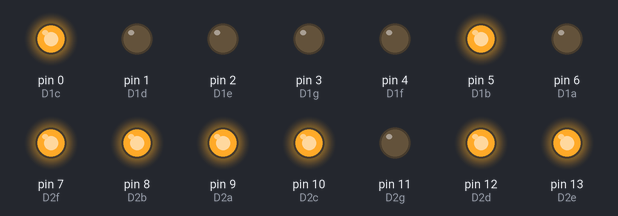
A sketch run on a simulated Arduino Uno, built with avr-gcc and run on an emulated ATmega328P. Parts: output pins drawn as LEDs (lit = HIGH).

Above: at 10.1 s.
At 13.1 s:
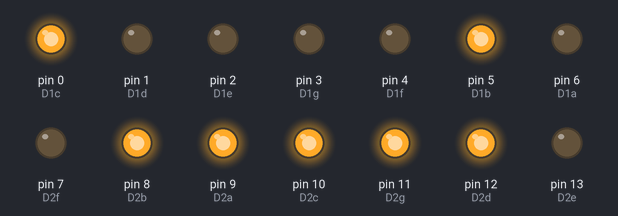
At 17.1 s:
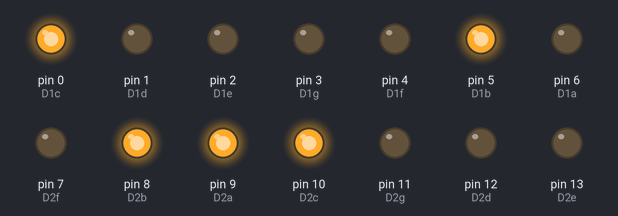
At 24.1 s:
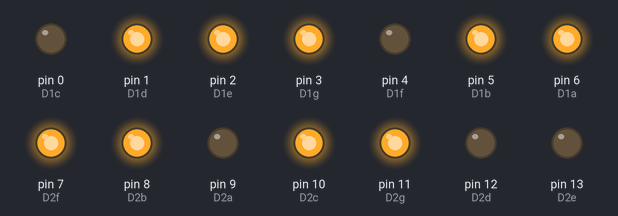
At 31.1 s:
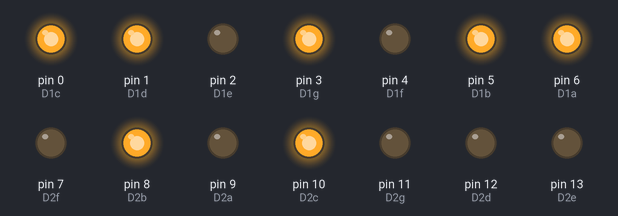
At 39.1 s:
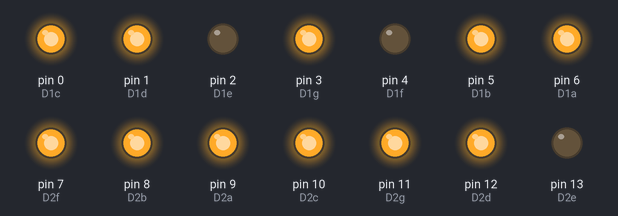
Timing chart, 0 to 40.0 s (numbered marks = the images above):
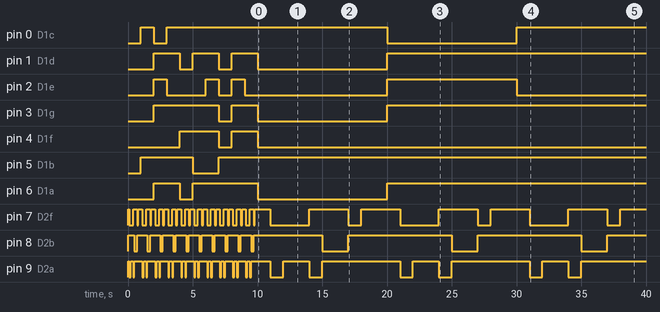

Measured:
- by itself, pin 0 (D1c): goes HIGH 1.0 s, LOW 1.0 s, HIGH 17.0 s, LOW 10.0 s, then HIGH
- by itself, pin 1 (D1d): repeats every 3.0 s: LOW 1.0 s, HIGH 2.0 s
- by itself, pin 2 (D1e): LOW → HIGH at 2.0 s, → LOW 1.0 s later, → HIGH 3.0 s later, → LOW 1.0 s later, … (8 changes in this stretch)
- by itself, pin 3 (D1g): goes HIGH 5.0 s, LOW 1.0 s, HIGH 2.0 s, LOW 10.0 s, then HIGH
- by itself, pin 4 (D1f): LOW → HIGH at 4.0 s, → LOW 3.0 s later, → HIGH 1.0 s later, → LOW 2.0 s later
- by itself, pin 5 (D1b): LOW → HIGH at 1.0 s, → LOW 4.0 s later, → HIGH 2.0 s later
- by itself, pin 6 (D1a): goes HIGH 2.0 s, LOW 1.0 s, HIGH 5.0 s, LOW 10.0 s, then HIGH
- by itself, pin 7 (D2f): LOW → HIGH at 0.00 s, → LOW 0.10 s later, → HIGH 0.30 s later, → LOW 0.30 s later, … (53 changes in this stretch)

The sketch:

0to99timer.ino
```cpp
#define D1c 0
#define D1d 1
#define D1e 2
#define D1g 3
#define D1f 4
#define D1b 5
#define D1a 6
#define D2f 7
#define D2b 8
#define D2a 9
#define D2c 10
#define D2g 11
#define D2d 12
#define D2e 13

int COUNT = 0;//count integer for 0-9 increment
int COUNT2 = 1;//count integer for 0-9 increment

void setup(){
  for (int i = 0; i <= 13; i++)
    pinMode(i, OUTPUT); //Set all pins from 0 to 13 as OUTPUT
}

void loop(){
  if (COUNT < 10){
    tenths();
    ones();
  }

  if (COUNT == 10){
    digitalWrite(D1a, LOW);
    digitalWrite(D1b, HIGH);
    digitalWrite(D1c, HIGH);
    digitalWrite(D1d, LOW);
    digitalWrite(D1e, LOW);
    digitalWrite(D1f, LOW);
    digitalWrite(D1g, LOW);
    COUNT++;
    digitalWrite(D2a, HIGH);
    digitalWrite(D2b, HIGH);
    digitalWrite(D2c, HIGH);
    digitalWrite(D2d, HIGH);
    digitalWrite(D2e, HIGH);
    digitalWrite(D2f, HIGH);
    digitalWrite(D2g, LOW);
  }

  if (COUNT > 10){
    greaterones();
    greatertens();
  }
}

void tenths() {
  digitalWrite(D2a, HIGH);
  digitalWrite(D2b, HIGH);
  digitalWrite(D2c, HIGH);
  digitalWrite(D2d, HIGH);
  digitalWrite(D2e, HIGH);
  digitalWrite(D2f, HIGH);
  digitalWrite(D2g, LOW);
  delay (100);
  digitalWrite(D2a, LOW);
  digitalWrite(D2b, HIGH);
  digitalWrite(D2c, HIGH);
  digitalWrite(D2d, LOW);
  digitalWrite(D2e, LOW);
  digitalWrite(D2f, LOW);
  digitalWrite(D2g, LOW);
  delay(100);
  digitalWrite(D2a, HIGH);
  digitalWrite(D2b, HIGH);
  digitalWrite(D2c, LOW);
  digitalWrite(D2d, HIGH);
  digitalWrite(D2e, HIGH);
  digitalWrite(D2f, LOW);
  digitalWrite(D2g, HIGH);
  delay(100);
  digitalWrite(D2a, HIGH);
  digitalWrite(D2b, HIGH);
  digitalWrite(D2c, HIGH);
  digitalWrite(D2d, HIGH);
  digitalWrite(D2e, LOW);
  digitalWrite(D2f, LOW);
  digitalWrite(D2g, HIGH);
  delay(100);
  digitalWrite(D2a, LOW);
  digitalWrite(D2b, HIGH);
  digitalWrite(D2c, HIGH);
  digitalWrite(D2d, LOW);
  digitalWrite(D2e, LOW);
  digitalWrite(D2f, HIGH);
  digitalWrite(D2g, HIGH);
  delay(100);
  digitalWrite(D2a, HIGH);
  digitalWrite(D2b, LOW);
  digitalWrite(D2c, HIGH);
  digitalWrite(D2d, HIGH);
  digitalWrite(D2e, LOW);
  digitalWrite(D2f, HIGH);
  digitalWrite(D2g, HIGH);
  delay(100);
  digitalWrite(D2a, HIGH);
  digitalWrite(D2b, LOW);
  digitalWrite(D2c, HIGH);
  digitalWrite(D2d, HIGH);
  digitalWrite(D2e, HIGH);
  digitalWrite(D2f, HIGH);
  digitalWrite(D2g, HIGH);
  delay(100);
  digitalWrite(D2a, HIGH);
  digitalWrite(D2b, HIGH);
  digitalWrite(D2c, HIGH);
  digitalWrite(D2d, LOW);
  digitalWrite(D2e, LOW);
  digitalWrite(D2f, LOW);
  digitalWrite(D2g, LOW);
  delay(100);
  digitalWrite(D2a, HIGH);
  digitalWrite(D2b, HIGH);
  digitalWrite(D2c, HIGH);
  digitalWrite(D2d, HIGH);
  digitalWrite(D2e, HIGH);
  digitalWrite(D2f, HIGH);
  digitalWrite(D2g, HIGH);
  delay(100);
  digitalWrite(D2a, HIGH);
  digitalWrite(D2b, HIGH);
  digitalWrite(D2c, HIGH);
  digitalWrite(D2d, HIGH);
  digitalWrite(D2e, LOW);
  digitalWrite(D2f, HIGH);
  digitalWrite(D2g, HIGH);
  delay(100);
  COUNT++;
}

void ones() {
  if (COUNT == 0){
    digitalWrite(D1a, HIGH);
    digitalWrite(D1b, HIGH);
    digitalWrite(D1c, HIGH);
    digitalWrite(D1d, HIGH);
    digitalWrite(D1e, HIGH);
    digitalWrite(D1f, HIGH);
    digitalWrite(D1g, LOW);
    //delay (1000);
}

  if (COUNT == 1){
    digitalWrite(D1a, LOW);
    digitalWrite(D1b, HIGH);
    digitalWrite(D1c, HIGH);
    digitalWrite(D1d, LOW);
    digitalWrite(D1e, LOW);
    digitalWrite(D1f, LOW);
    digitalWrite(D1g, LOW);
    // delay(1000);
  }

  if (COUNT == 2){
    digitalWrite(D1a, HIGH);
    digitalWrite(D1b, HIGH);
    digitalWrite(D1c, LOW);
    digitalWrite(D1d, HIGH);
    digitalWrite(D1e, HIGH);
    digitalWrite(D1f, LOW);
    digitalWrite(D1g, HIGH);
    //delay(1000);
  }

  if (COUNT == 3){
    digitalWrite(D1a, HIGH);
    digitalWrite(D1b, HIGH);
    digitalWrite(D1c, HIGH);
    digitalWrite(D1d, HIGH);
    digitalWrite(D1e, LOW);
    digitalWrite(D1f, LOW);
    digitalWrite(D1g, HIGH);
    //delay(1000);
  }

  if (COUNT == 4){
    digitalWrite(D1a, LOW);
    digitalWrite(D1b, HIGH);
    digitalWrite(D1c, HIGH);
    digitalWrite(D1d, LOW);
    digitalWrite(D1e, LOW);
    digitalWrite(D1f, HIGH);
    digitalWrite(D1g, HIGH);
    //delay(1000);
  }

  if (COUNT == 5){
    digitalWrite(D1a, HIGH);
    digitalWrite(D1b, LOW);
    digitalWrite(D1c, HIGH);
    digitalWrite(D1d, HIGH);
    digitalWrite(D1e, LOW);
    digitalWrite(D1f, HIGH);
    digitalWrite(D1g, HIGH);
    //delay(1000);
  }

  if (COUNT == 6){
    digitalWrite(D1a, HIGH);
    digitalWrite(D1b, LOW);
    digitalWrite(D1c, HIGH);
    digitalWrite(D1d, HIGH);
    digitalWrite(D1e, HIGH);
    digitalWrite(D1f, HIGH);
    digitalWrite(D1g, HIGH);
    //delay(1000);
  }

  if (COUNT == 7){
    digitalWrite(D1a, HIGH);
    digitalWrite(D1b, HIGH);
    digitalWrite(D1c, HIGH);
    digitalWrite(D1d, LOW);
    digitalWrite(D1e, LOW);
    digitalWrite(D1f, LOW);
    digitalWrite(D1g, LOW);
    // delay(1000);
  }

  if (COUNT == 8){
    digitalWrite(D1a, HIGH);
    digitalWrite(D1b, HIGH);
    digitalWrite(D1c, HIGH);
    digitalWrite(D1d, HIGH);
    digitalWrite(D1e, HIGH);
    digitalWrite(D1f, HIGH);
    digitalWrite(D1g, HIGH);
    //delay(1000);
  }

  if (COUNT == 9){
    digitalWrite(D1a, HIGH);
    digitalWrite(D1b, HIGH);
    digitalWrite(D1c, HIGH);
    digitalWrite(D1d, HIGH);
    digitalWrite(D1e, LOW);
    digitalWrite(D1f, HIGH);
    digitalWrite(D1g, HIGH);
    //delay(1000);
  }
}

void greaterones(){
  digitalWrite(D2a, HIGH);
  digitalWrite(D2b, HIGH);
  digitalWrite(D2c, HIGH);
  digitalWrite(D2d, HIGH);
  digitalWrite(D2e, HIGH);
  digitalWrite(D2f, HIGH);
  digitalWrite(D2g, LOW);
  delay (1000);
  digitalWrite(D2a, LOW);
  digitalWrite(D2b, HIGH);
  digitalWrite(D2c, HIGH);
  digitalWrite(D2d, LOW);
  digitalWrite(D2e, LOW);
  digitalWrite(D2f, LOW);
  digitalWrite(D2g, LOW);
  delay(1000);
  digitalWrite(D2a, HIGH);
  digitalWrite(D2b, HIGH);
  digitalWrite(D2c, LOW);
  digitalWrite(D2d, HIGH);
  digitalWrite(D2e, HIGH);
  digitalWrite(D2f, LOW);
  digitalWrite(D2g, HIGH);
  delay(1000);
  digitalWrite(D2a, HIGH);
  digitalWrite(D2b, HIGH);
  digitalWrite(D2c, HIGH);
  digitalWrite(D2d, HIGH);
  digitalWrite(D2e, LOW);
  digitalWrite(D2f, LOW);
  digitalWrite(D2g, HIGH);
  delay(1000);
  digitalWrite(D2a, LOW);
  digitalWrite(D2b, HIGH);
  digitalWrite(D2c, HIGH);
  digitalWrite(D2d, LOW);
  digitalWrite(D2e, LOW);
  digitalWrite(D2f, HIGH);
  digitalWrite(D2g, HIGH);
  delay(1000);
  digitalWrite(D2a, HIGH);
  digitalWrite(D2b, LOW);
  digitalWrite(D2c, HIGH);
  digitalWrite(D2d, HIGH);
  digitalWrite(D2e, LOW);
  digitalWrite(D2f, HIGH);
  digitalWrite(D2g, HIGH);
  delay(1000);
  digitalWrite(D2a, HIGH);
  digitalWrite(D2b, LOW);
  digitalWrite(D2c, HIGH);
  digitalWrite(D2d, HIGH);
  digitalWrite(D2e, HIGH);
  digitalWrite(D2f, HIGH);
  digitalWrite(D2g, HIGH);
  delay(1000);
  digitalWrite(D2a, HIGH);
  digitalWrite(D2b, HIGH);
  digitalWrite(D2c, HIGH);
  digitalWrite(D2d, LOW);
  digitalWrite(D2e, LOW);
  digitalWrite(D2f, LOW);
  digitalWrite(D2g, LOW);
  delay(1000);
  digitalWrite(D2a, HIGH);
  digitalWrite(D2b, HIGH);
  digitalWrite(D2c, HIGH);
  digitalWrite(D2d, HIGH);
  digitalWrite(D2e, HIGH);
  digitalWrite(D2f, HIGH);
  digitalWrite(D2g, HIGH);
  delay(1000);
  digitalWrite(D2a, HIGH);
  digitalWrite(D2b, HIGH);
  digitalWrite(D2c, HIGH);
  digitalWrite(D2d, HIGH);
  digitalWrite(D2e, LOW);
  digitalWrite(D2f, HIGH);
  digitalWrite(D2g, HIGH);
  delay(1000);
  COUNT2++;
  if (COUNT2 == 10){
    COUNT2 = 1;
    COUNT = 0;
  }
}

void greatertens(){
  if (COUNT2 == 2){
    digitalWrite(D1a, HIGH);
    digitalWrite(D1b, HIGH);
    digitalWrite(D1c, LOW);
    digitalWrite(D1d, HIGH);
    digitalWrite(D1e, HIGH);
    digitalWrite(D1f, LOW);
    digitalWrite(D1g, HIGH);
    //delay(1000);
  }

  if (COUNT2 == 3){
    digitalWrite(D1a, HIGH);
    digitalWrite(D1b, HIGH);
    digitalWrite(D1c, HIGH);
    digitalWrite(D1d, HIGH);
    digitalWrite(D1e, LOW);
    digitalWrite(D1f, LOW);
    digitalWrite(D1g, HIGH);
    //delay(1000);
  }

  if (COUNT2 == 4){
    digitalWrite(D1a, LOW);
    digitalWrite(D1b, HIGH);
    digitalWrite(D1c, HIGH);
    digitalWrite(D1d, LOW);
    digitalWrite(D1e, LOW);
    digitalWrite(D1f, HIGH);
    digitalWrite(D1g, HIGH);
    //delay(1000);
  }

  if (COUNT2 == 5){
    digitalWrite(D1a, HIGH);
    digitalWrite(D1b, LOW);
    digitalWrite(D1c, HIGH);
    digitalWrite(D1d, HIGH);
    digitalWrite(D1e, LOW);
    digitalWrite(D1f, HIGH);
    digitalWrite(D1g, HIGH);
    //delay(1000);
  }

  if (COUNT2 == 6){
    digitalWrite(D1a, HIGH);
    digitalWrite(D1b, LOW);
    digitalWrite(D1c, HIGH);
    digitalWrite(D1d, HIGH);
    digitalWrite(D1e, HIGH);
    digitalWrite(D1f, HIGH);
    digitalWrite(D1g, HIGH);
    //delay(1000);
  }

  if (COUNT2 == 7){
    digitalWrite(D1a, HIGH);
    digitalWrite(D1b, HIGH);
    digitalWrite(D1c, HIGH);
    digitalWrite(D1d, LOW);
    digitalWrite(D1e, LOW);
    digitalWrite(D1f, LOW);
    digitalWrite(D1g, LOW);
    // delay(1000);
  }

  if (COUNT2 == 8){
    digitalWrite(D1a, HIGH);
    digitalWrite(D1b, HIGH);
    digitalWrite(D1c, HIGH);
    digitalWrite(D1d, HIGH);
    digitalWrite(D1e, HIGH);
    digitalWrite(D1f, HIGH);
    digitalWrite(D1g, HIGH);
    //delay(1000);
  }

  if (COUNT2 == 9){
    digitalWrite(D1a, HIGH);
    digitalWrite(D1b, HIGH);
    digitalWrite(D1c, HIGH);
    digitalWrite(D1d, HIGH);
    digitalWrite(D1e, LOW);
    digitalWrite(D1f, HIGH);
    digitalWrite(D1g, HIGH);
    //delay(1000);
  }
}
```
